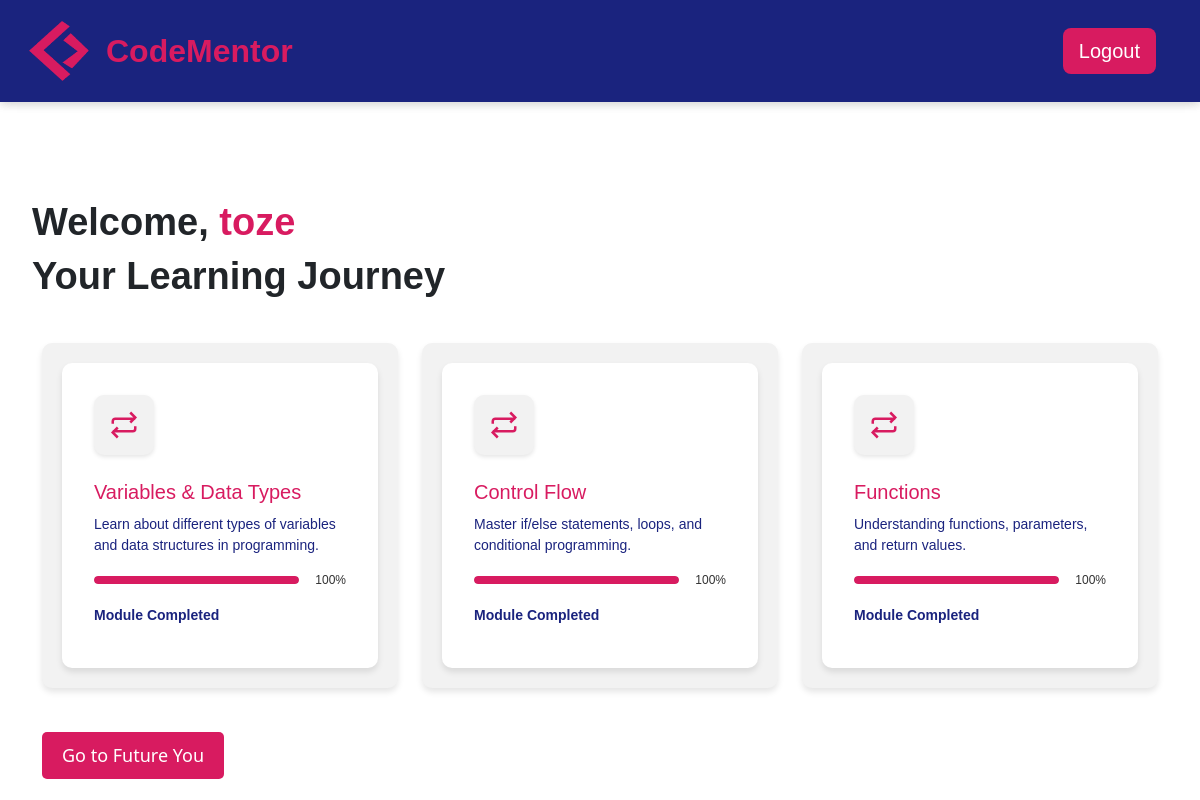
The page /dashboard (signed in) on the database its author committed.
### app.py (models this page shows, shortened)
class User(UserMixin,db.Model):
    userid = db.Column(db.Integer, primary_key=True)
    username = db.Column(db.String(120), unique=True, nullable=False)
    email = db.Column(db.String(120), unique=True, nullable=False)
    password_hash = db.Column(db.String(250), nullable=False)  # Store hashed password
    registered_at = db.Column(db.DateTime, default=func.now)
    module_progress = db.relationship('UserModuleProgress', backref='user', lazy=True)
    exercise_progress = db.relationship('UserExerciseProgress', backref='user', lazy=True)

class Module(db.Model):
    moduleid = db.Column(db.Integer, primary_key=True)
    title = db.Column(db.String(100), nullable=False)
    description = db.Column(db.Text, nullable=False)
    status = db.Column(db.Enum('locked', 'available', 'completed', name='module_status'), default='locked')
    intro = db.Column(db.Text, nullable=True)
    exercises = db.relationship('Exercise', backref='module', lazy=True)
    user_progress = db.relationship('UserModuleProgress', backref='module', lazy=True)

### app.py (the view)
@app.route("/dashboard")
@login_required
def dashboard():
    user_modules = []
    modules = Module.query.all()
    first_exercise_completed = UserExerciseProgress.query.filter_by(
        userid=current_user.userid, exerciseid=1, status='completed'
    ).first() is not None
    for module in modules:
        user_module_progress = UserModuleProgress.query.filter_by(
            userid=current_user.userid, moduleid=module.moduleid
        ).first()
        exercises = Exercise.query.filter_by(moduleid=module.moduleid).all()
        completed_exercises = sum(
            1 for exercise in exercises if UserExerciseProgress.query.filter_by(
                userid=current_user.userid, exerciseid=exercise.exerciseid, status='completed'
            ).first()
        )
        progress = int((completed_exercises / len(exercises)) * 100) if exercises else 0
        if module.moduleid == 1:
            module_status = 'available'  # The first module is always available
        else:
            previous_module_progress = UserModuleProgress.query.filter_by(
                userid=current_user.userid, moduleid=module.moduleid - 1, status='completed'
            ).first()
            if previous_module_progress:
                module_status = 'available'
            else:
                module_status = 'locked'
        if completed_exercises == len(exercises):
            module_status = 'completed'
        if user_module_progress:
            user_module_progress.status = module_status
        else:
            user_module_progress = UserModuleProgress(userid=current_user.userid, moduleid=module.moduleid, status=module_status)
            db.session.add(user_module_progress)
        db.session.commit()
        user_modules.append({
            'module': module,
            'status': module_status,
            'progress': progress
        })
    return render_template("dashboard.html", user_modules=user_modules, first_exercise_completed=first_exercise_completed)

### app.py (called while the page is built)
@login_manager.user_loader
def load_user(userid):
    return User.query.get(int(userid))

### templates/dashboard.html (shortened to what this page needs)
{% extends 'base.html' %}
{% block content %}
<h1>Welcome, <span style="color: #D81B60;">{{ current_user.username }}</span></h1>
<section class="learning-choice">
    <div class="intro-dash">
        <h1>Your Learning Journey</h1>
    </div>
    <div class="container mt-4">
        <div class="row">
            {% for user_module in user_modules %}
            <div class="col-md-6 col-lg-4 mb-4">
                <div class="learning-boxe">
                    <div class="module
                        {% if user_module.status == 'completed' %}completed-module{% endif %}">
                        {% if user_module.status == 'locked' %}
                            <div class="icon-box" style="cursor: not-allowed;">
                                <svg viewBox="0 0 24 24" fill="none" stroke="currentColor" stroke-width="2">
                                    <path d="M13 5L7 12L13 19M7 12H21" />
                                </svg>
                            </div>
                            <h2>{{ user_module.module.title }}</h2>
                            <p>{{ user_module.module.description }}</p>
                            <div class="progress-wrapper">
                                <div class="progress-bar" data-progress="{{ user_module.progress }}%">
                                    <div class="progress" style="width: {{ user_module.progress }}%;"></div>
                                </div>
                                <span class="progress-text">{{ user_module.progress }}%</span>
                            </div>
                            <p><strong>Module Locked</strong></p>
                        {% elif user_module.status == 'completed' %}
                            <div class="icon-box" onclick="window.location.href='{{ url_for('module_intro', module_id=user_module.module.moduleid) }}';" style="cursor: pointer;">
                                <svg viewBox="0 0 24 24" fill="none" stroke="currentColor" stroke-width="2">
                                    <path d="M17 2L21 6L17 10M3 11V9C3 7.89543 3.89543 7 5 7H21M7 22L3 18L7 14M21 13V15C21 16.1046 20.1046 17 19 17H3" />
                                </svg>
                            </div>
                            <h2>{{ user_module.module.title }}</h2>
                            <p>{{ user_module.module.description }}</p>
                            <div class="progress-wrapper">
                                <div class="progress-bar" data-progress="100%">
                                    <div class="progress" style="width: 100%;"></div>
                                </div>
                                <span class="progress-text">100%</span>
                            </div>
                            <p><strong>Module Completed</strong></p>
                        {% endif %}
                    </div>
                </div>
            </div>
            {% endfor %}
        </div>
        <div>
            <a href="{{ url_for('future_you') }}">
            <button
                id="future-you-dash-btn"
                class="dash btn-primary {% if not first_exercise_completed %}disabled{% endif %}"
                {% if not first_exercise_completed %}disabled{% endif %}>
                Go to Future You
            </button>
        </div>
    </div>
</section>
{% endblock %}

### templates/base.html (shortened to what this page needs)
<!DOCTYPE html>
<html lang="en">
<head>
    <link rel="stylesheet" href="https://cdn.jsdelivr.net/npm/bootstrap@5.3.3/dist/css/bootstrap.min.css">
    <link rel="stylesheet" type="text/css" href="/static/css/styles.css">
    <link rel="stylesheet" href="https://cdnjs.cloudflare.com/ajax/libs/font-awesome/6.0.0-beta3/css/all.min.css">
</head>
<body>
    <header>
      <nav class="navbar navbar-expand-lg">
          <div class="container-fluid">
              <div class="logo-container d-flex align-items-center">
                  <svg width="20" height="20" viewBox="0 0 100 100"></svg>
                  <a class="navbar-brand" href="{{ url_for('home') }}">
                      <img src="/static/images/CMLogo.png" alt="CodeMentor Logo" class="logo-image">
                  </a>
                  <span class="logo-text">CodeMentor</span>
              </div>
              <div class="collapse navbar-collapse" id="navbarContent">
                <ul class="navbar-nav ms-auto d-flex gap-2">
                    {% if current_user.is_authenticated %}
                        {% if request.endpoint == 'exercises' %}
                            <li class="nav-item">
                              <a href="{{ url_for('dashboard') }}" class="btn btn-link back-arrow-btn">
                                  <i class="fas fa-arrow-left"></i>
                              </a>
                          </li>
                        {% else %}
                            <li class="nav-item">
                                <a href="{{ url_for('logout') }}" class="btn custom-btn-primary btn-lg">Logout</a>
                            </li>
                        {% endif %}
                    {% endif %}
                </ul>
              </div>
          </div>
      </nav>
    </header>
    <main class="container-fluid flex-grow-1">
        {% block content %}{% endblock %}
    </main>
</body>
</html>

### static/css/styles.css (style rules this page uses)
header { box-shadow: 0 2px 10px rgba(0, 0, 0, 0.1); position: fixed; top: 0; width: 100%; z-index: 1000; }
body, html { margin: 0; padding: 0; height: 100%; }
body { display: flex; flex-direction: column; height: 100%; }
main { flex: 1; margin-top: 200px; }
h1 { font-weight: bold; font-size: 38px; font-family: Verdana, Geneva, Tahoma, sans-serif; margin-left: 20px; }
p { font-size: 18px; font-family: Verdana, Geneva, Tahoma, sans-serif; margin-left: 20px; }
.navbar { background: #1a237e; padding: 1rem 2rem; box-shadow: 0 2px 10px rgba(0,0,0,0.1); }
.logo-image { width: 60px; height: 60px; }
.logo-text { font-family: Verdana, Geneva, Tahoma, sans-serif; font-weight: bold; font-size: 32px; color: #D81B60; margin-left: 1px; display: inline-block; }
.logo-container { margin-left: -35px; }
.custom-btn-primary { background-color: #D81B60 !important; color: white !important; border: none !important; font-family: Verdana, Geneva, Tahoma, sans-serif; }
.navbar-nav { display: flex; flex-direction: row; gap: 15px; align-items: center; justify-content: flex-end; }
body, html { height: 100%; margin: 0; display: flex; flex-direction: column; }
.module { background: white; padding: 2rem; border-radius: 10px; box-shadow: 0 4px 6px rgba(0, 0, 0, 0.1); transition: transform 0.3s ease; }
.progress-wrapper { display: flex; align-items: center; margin-bottom: 1rem; }
.progress-bar { flex-grow: 1; height: 10px; background: #e0e0e0; border-radius: 5px; margin-right: 1rem; overflow: hidden; }
.module svg { width: 48px; height: 48px; margin-bottom: 1rem; }
.learning-boxe { background-color: #f2f2f2; border-radius: 10px; box-shadow: 0 4px 6px rgba(0, 0, 0, 0.1); padding: 20px; text-align: left; max-width: 400px; margin: 20px auto; font-family: 'Verdana', Geneva, Tahoma, sans-serif; color: #333; display: flex; gap: 20px; flex-wrap: wrap; }
.learning-boxe .module h2 { font-size: 20px; margin: 10px 0; color: #D81B60; }
.learning-boxe .module p { font-size: 14px; color: #1a237e; margin: 10px 0; }
.learning-boxe .progress-wrapper { display: flex; align-items: center; justify-content: space-between; margin-top: 15px; }
.learning-boxe .progress-bar { position: relative; background-color: #e0e0e0; border-radius: 20px; overflow: hidden; width: 70%; height: 8px; }
.learning-boxe .progress-bar .progress { background-color: #D81B60; height: 100%; width: 20%; transition: width 0.3s ease; }
.learning-boxe .progress-text { font-size: 12px; color: #333; }
.learning-boxe svg { margin: 10px auto; width: 40px; height: 40px; stroke: #D81B60; display: block; }
.icon-box { background-color: #f2f2f2; border-radius: 10px; padding: 15px; display: inline-flex; justify-content: center; align-items: center; box-shadow: 0 2px 4px rgba(0, 0, 0, 0.1); margin: 0 auto 15px; width: 60px; height: 60px; }
.icon-box svg { width: 30px; height: 30px; stroke: #D81B60; }
#future-you-dash-btn { background-color: #D81B60; color: white; padding: 10px 20px; font-size: 18px; border-radius: 5px; border: none; cursor: pointer; transition: background-color 0.3s ease; }

### rows shown on the page
User: username "toze"
Module: module "Variables & Data Types", module.description "Learn about different types of variables and data structures in programming."
Module: module "Control Flow", module.description "Master if/else statements, loops, and conditional programming."
Module: module "Functions", module.description "Understanding functions, parameters, and return values."
